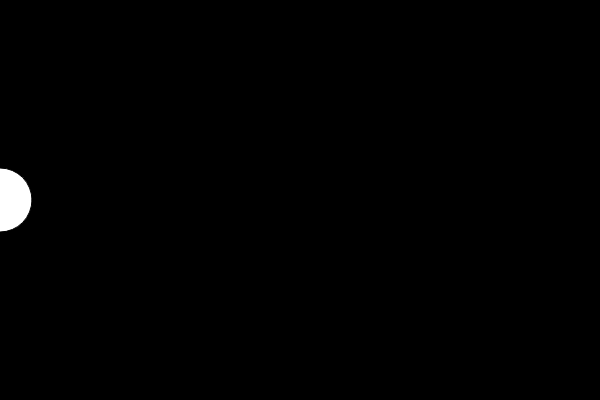
Frame 1 (no input)
Frame 60 (no input): identical to frame 1, image omitted
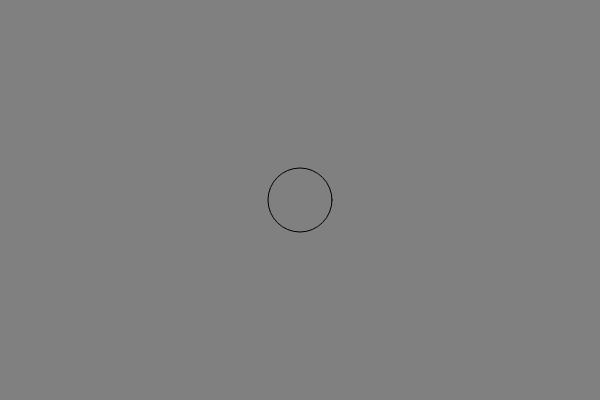
Frame 120 (the mouse pressed at the canvas centre since frame 60)

The p5.js sketch that drew these frames (run headless with seeded random() and noise() and a simulated clock; from frame 60 on, the mouse is pressed at the canvas centre):

// p5.js sketch
// ── sketch.js
var col = 0;
var switchCol = 255;

function setup() {
    createCanvas(600, 400);
}

function draw() {
    // background
    // 0 - 600  mouseX - wartości
    // chcemy zmapować do 0 - 255
    // map(var,min,max,mix,max)
    col = map(mouseX, 0, 600, 0, 255);
    background(col);

    // ellipse
    switchCol = map(mouseX, 0, 600, 255, 0)
    fill(switchCol);
    ellipse(mouseX, 200, 64, 64);
}
